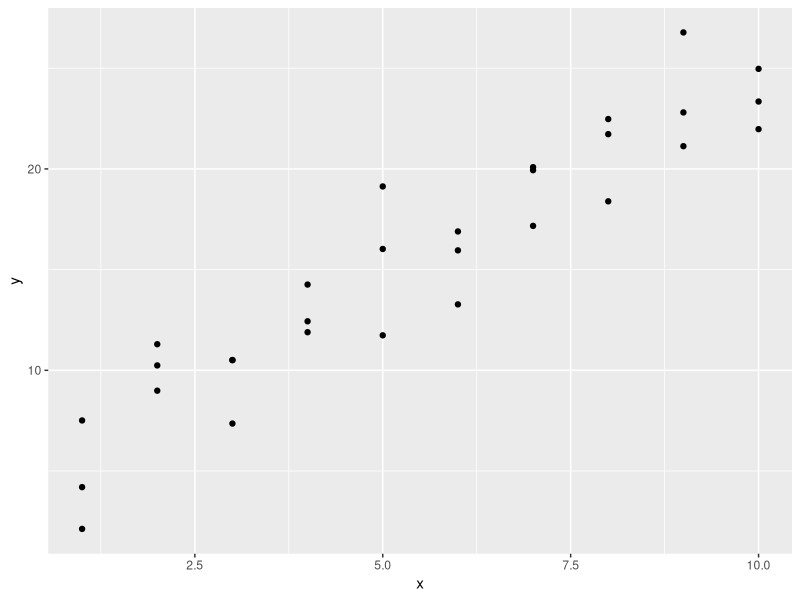
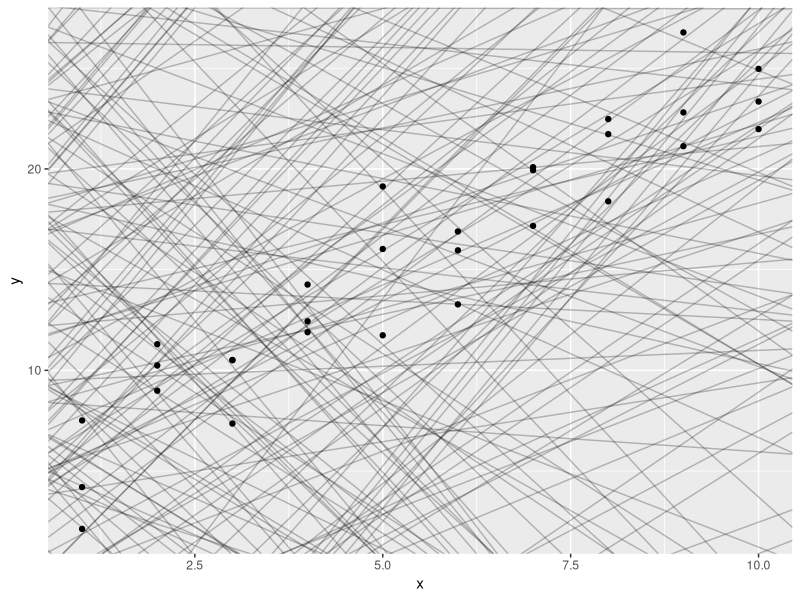
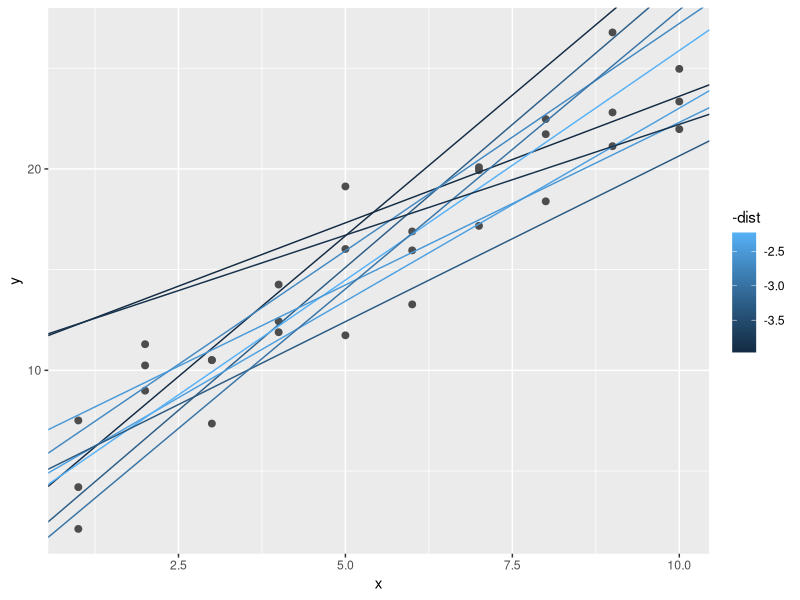
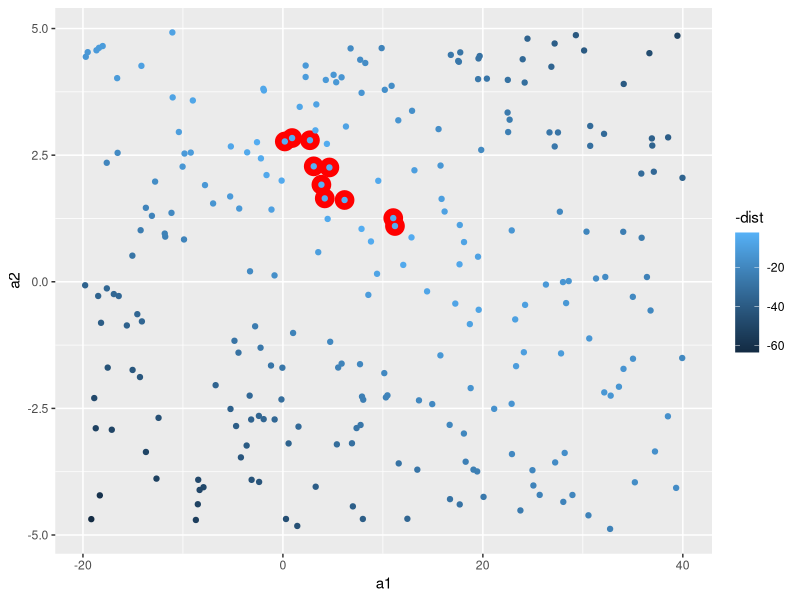
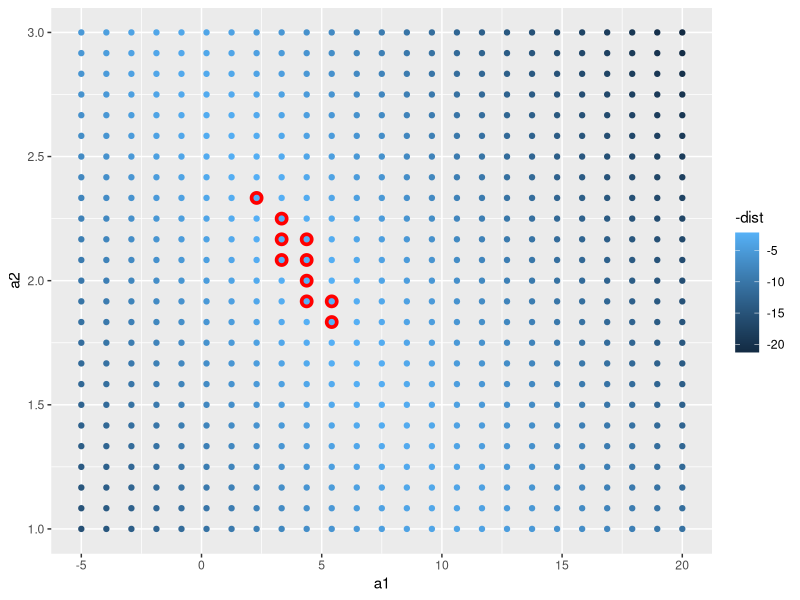
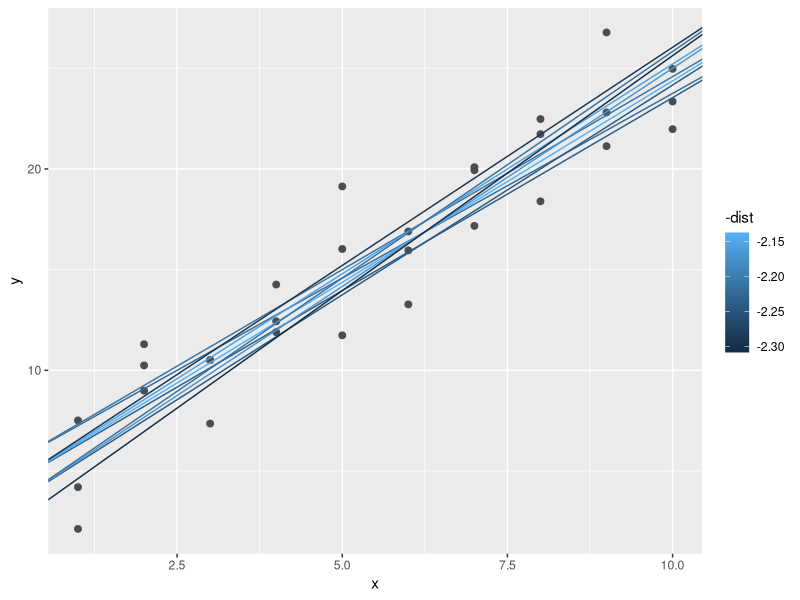
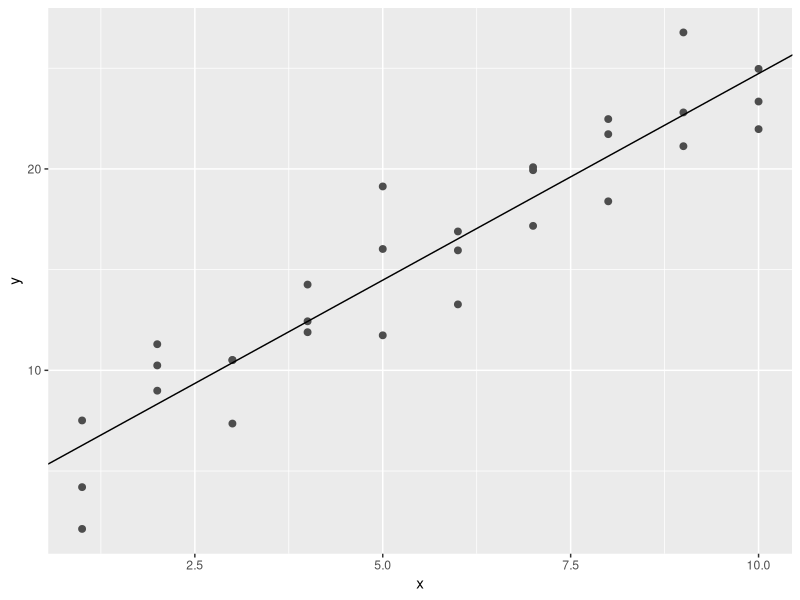
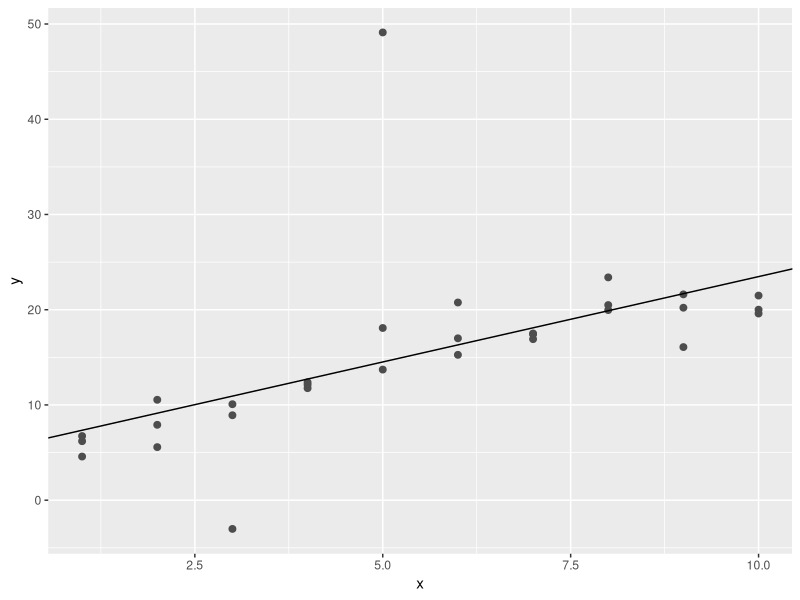

The R script that drew these images, in order: (Note: this script raises an error after producing the figures.)
# Model Basics with modelr

#we are going to use models to partition data into patterns and residuals(residuals represent the difference between observed values and predicted values)
#source Google: Example: If a regression model predicts a student's test score to be 85, and the actual score is 90, the residual is 5. This indicates the model underestimated the score by 5 points.

#strong patterns will hide subtler trends.
# there are two parts to a model:

## 1. first rule is to define a group of models that helps you to capture a pattern (a straight line or a quadratic curve)
### expressing this as an equation will be: 
### y = a_1 * x + a_2 or
### y - a_1 * x ^ a_2
#### x and y are variables from data
#### a_1 and a_2 are parameters to capture patterns

## 2. after this, you will fit the right model from a family of models.

## George Box quote " All models are wrong, but some are useful."

"The goal of a model is not to uncover truth, but to discover a simple approximation that is still useful."

library(tidyverse)

library(modelr)
options(na.action = na.warn)

# A simple model

ggplot(sim1, aes(x, y)) +
  geom_point()

#> we can see a strong pattern in the data.
#> the relationship looks linear: y = a_0 + a_1 * x
#> we can start by using geom_abline() which takes a slope and intercept as parameters

models <- tibble(
  a1 = runif( 250, -20, 40),
  a2 = runif(250, -5, 5)
)

ggplot(sim1, aes(x, y)) +
  geom_abline(
    aes(intercept = a1, slope = a2),
    data = models, alpha = 1/4
  ) +
  geom_point()

#there are way too many models on this plot, we need to find one that is closer to the data.
#to do that, we need to find the distance between each point and the model.

#creating a function, will help us compute the distance.

model1 <- function(a, data) {
  a[1] + data$x * a[2]
}
model1(c(7, 1.5), sim1)

#next, we need to compute an overall distance betweem the predicted and actual values (for exp, we can use root-mean-squared deviation)

measure_distance <- function(mod, data) {
  diff <- data$y - model1(mod, data)
  sqrt(mean(diff ^ 2))
}

measure_distance(c(7, 1.5), sim1)

#we need a helper function.

sim1_dist <- function(a1, a2) {
  measure_distance(c(a1, a2), sim1)
}

models <- models %>% 
  mutate(dist = purrr::map2_dbl(a1, a2, sim1_dist))
models

#next, we can overlay the 10 best models (the way it is shown to us in the graph - brightest colour is the best(smallest distance)).

ggplot(sim1, aes(x, y)) +
  geom_point(size = 2, color = "grey30") +
  geom_abline(
    aes(intercept = a1, slope = a2, colour = -dist),
    data = filter(models, rank(dist) <= 10)
  )

#in the next scatterplot, the red circles are the best models.

ggplot(models, aes(a1, a2)) +
  geom_point(
    data = filter(models, rank(dist) <= 10),
    size = 6, colour = "red"
  ) +
  geom_point(aes(colour = -dist))

#another option is to generate an evenly spaced grid of points (grid search)

grid <- expand.grid(
  a1 = seq(-5, 20, length = 25),
  a2 = seq(1, 3, length = 25)
) %>% 
  mutate(dist = purrr::map2_dbl(a1, a2, sim1_dist))

grid %>% 
  ggplot(aes(a1, a2)) +
  geom_point(
    data = filter(grid, rank(dist) <= 10),
    size = 4, colour = "red"
  ) +
  geom_point(aes(colour = -dist))

#now let's try and overlay the 10 models:

ggplot(sim1, aes(x, y)) +
  geom_point(size = 2, colour = "grey30") +
  geom_abline(
    aes(intercept = a1, slope = a2, colour = -dist),
    data = filter(grid, rank(dist) <= 10)
  )

#we can do this until we get a finer grid (best model), or we can use a tool named Newton-Raphson search.
#the way this works, is by choosing a starting point and look around for the steepest slope, until you can not go any lower.
#we can use optim() for this modeling:

best <- optim(c(0, 0), measure_distance, data = sim1)
best$par
best

ggplot(sim1, aes(x, y)) +
  geom_point(size = 2, colour = "grey30") +
  geom_abline(intercept = best$par[1], slope = best$par[2])

# you can find the best model if you can minimize the distance by modifying the parameters of the model and having a function that defines the distance between a model and a dataset.

#we can also use linear models, in a form of: y = a_1 + a_2 * x_1 + a_3 * x_2 + ... + a_n * x_(n - 1)

#this simple model is the same to a general linear model where n = 2 and x_1 = x

#lm() formulas look like y ~ x, which lm will translate to a function like y = a_1 + a_2 * x

sim1_mod <- lm(y ~ x, data = sim1)
coef(sim1_mod)
#similar results with optim()

#lm finds the closest model in a single step

# Exercises:

#1. One downside of the linear model is that it is sensitive to unusual values because the distance incorporates a squared term. Fit a linear model to the following simulated data, and visualize the results. Rerun a few times to generate different simulated datasets. What do you notice about the model?

sim1a <- tibble(
  x = rep(1:10, each = 3),
  y = x * 1.5 + 6 + rt(length(x), df = 2)
)

#2. One way to make linear odels more robust is to use a different distance measure. For example, instead of root-mean-squared distance, you could use mean-absolute distance:

measure_distance <- function(mod, data) {
  diff <- data$y - make_prediction(mod, data)
  mean(abs(diff))
}

#Use optim() to fit this model to the pervious simulated data and compare it to the linear model.

#3. One challenge with performing numerical optimization is that it's only guaranteeed to find one local optima. What's the problem with optimizing a three-parameter model like this?

model1 <- function(a, data) {
  a[1] + data$x * a[2] + a[3]
}

#Answers:

#1. 

sim1a <- tibble(
  x = rep(1:10, each = 3),
  y = x * 1.5 + 6 + rt(length(x), df = 2)
)

sim1a_modeling <- lm(y ~ x, data = sim1a)
sim1a_modeling
summary(sim1a_modeling)

ggplot(sim1a, aes(x, y)) +
  geom_point(size = 2, color = "grey30") +
  geom_abline(intercept = sim1a_modeling$coefficients[1], slope = sim1a_modeling$coefficients[2])

# We can notice that everytime we're generating different simulated datasets, by running the summary we can see a big difference at the distance between the fitted line and the data.
# These figures, for example min and max should be equally distributed around the line (or better said, to be approximately same distance to 0)
# The first quantile and the third quantile to be equal distance from zero. (the same goes for the median)

#Extras:
view(sim1a)

ggplot(sim1a, aes(x, y)) +
  geom_point()

ggplot(sim1a, aes(x, y)) +
  geom_point(size = 2, colour = "grey30") +
  geom_abline(
    aes(intercept = a1, slope = a2, color = -dist),
    data = filter(models, rank(dist) <= 10)
  )

coef(sim1a_modeling)

hist(resid(sim1a_modeling), nclass = 2)
boxplot(y ~ x, data = sim1a)

sum <- summary(sim1a_modeling)
sum$coefficients

#2.

make_prediction <- function(a, data) {
  a[1] + data$x * a[2]
}

measure_distance <- function(mod, data) {
  diff <- data$y - make_prediction(mod, data)
  mean(abs(diff))
}

optim_ver <- optim(c(0, 0), measure_distance, data = sim1a)
optim_ver$par

coef(sim1a_modeling)

#3.

sim1a <- tibble(
  x = rep(1:10, each = 3),
  y = x * 1.5 + 6 + rt(length(x), df = 2)
)

model1 <- function(a, data) {
  a[1] + data$x * a[2] + a[3]
}

measure_distance_test <- function(mod, data) {
  diff <- data$y - model1(mod, data)
  mean(abs(diff))
}
sim1a
optim_ver <- optim(c(0,0,0), measure_distance_test, data = sim1a)
optim_ver$par
?optim
#one challenge in optimizing a three-parameter model will be that we question if those parameters are related to each other.

#also, every time I run with the third parameter, as our data has got only 2 variables, it shows a significant amount in the difference between the 3 (this is also called sloppiness).


#Visualising Models

# in the following, we are going to understand a model by looking at its predictions.
# we can also see what the model doesn't capture (these residuals are useful because it allow us to use models to remove striking patterns - studying the remaining ones)


# Predictions

#using modelr::data_grid() to generate an evenly spaced grid

grid <- sim1 %>% 
  data_grid(x)
grid

# using modelr::add_predictions() to add the predictions from the model to a new column

grid <- grid %>% 
  add_predictions(sim1_mod)
grid

ggplot(sim1, aes(x)) +
  geom_point(aes(y = y)) +
  geom_line(
    aes(y = pred),
    data = grid,
    color = "red",
    size = 1
  )

# Residuals

#flip side of predictions

sim1 <- sim1 %>% 
  add_residuals(sim1_mod)
sim1

#here we can understand the spread of the residuals

ggplot(sim1, aes(resid)) +
  geom_freqpoly(binwidth = 0.5)

ggplot(sim1, aes(x, resid)) +
  geom_ref_line(h = 0) +
  geom_point()

# Exercises:

#1. Instead of using lm() to fit a straight line, you can use loess() to fit a smooth curve. Repeat the process of model fitting, grid generation, predictions, and visualisation on sim1 using loess() instead of lm(). How does the result compare to geom_smooth()?

#2. add_predictions() is paired with gather_predictions() and spread_predictions(). How do these three functions differ?

#3. What does geom_ref_line() do? What package does it come from? Why is displaying a reference line in plots showing residuals useful and important?

#4. Why might you want to look at a frequency polygon of absolute residuals? What are the pros and cons comapred to looking at the raw residuals?

# Answers:

#1.

sim1_modeling_loess <- loess(y ~ x, data = sim1)
sim1_modeling_loess

sim1_modeling_lm <- lm(y ~ x, data = sim1)
sim1_modeling_lm

sim1 <- sim1 %>% 
  add_residuals(sim1_modeling_lm) %>% 
  add_predictions(sim1_modeling_lm) %>% 
  add_residuals(sim1_modeling_loess) %>% 
  add_predictions(sim1_modeling_loess)

loess_plot <- ggplot(
  sim1, aes(x, y)) +
  geom_point() +
  geom_line(aes(x, pred), data = sim1, color = "green")
loess_plot

sim1_modeling_lm_resid <- sim1 %>% add_residuals(sim1_modeling_lm)
sim1_modeling_lm_resid

sim1_modeling_loess_resid <- sim1 %>% add_residuals(sim1_modeling_loess)
sim1_modeling_loess_resid

ggplot() +
  geom_freqpoly(data = sim1_modeling_lm_resid, aes(resid), color = "blue") +
  geom_freqpoly(data = sim1_modeling_loess_resid, aes(resid), color = "green")


#let's try geom_smooth()

loess_plot +
  geom_smooth(method = "loess", color = "red", se = FALSE)

#they're identical

#2.

?add_predictions
add_predictions(data, model, var = "pred", type = NULL)

spread_predictions(data, ..., type = NULL)

gather_predictions(data, ..., .pred = "pred", .model = "model", type = NULL)

#spread_predictions adds one column for each model. gather_predictions adds two columns .model and .pred, and repeats the input rows for each model.

#3.

help("geom_ref_line")
#Add a reference line (ggplot2).
#package modelr

#4.

ggplot() +
  geom_freqpoly(data = sim1_modeling_lm_resid, aes(abs(resid)), color = "blue")

# the difference between the 2 is that the absolute residuals removes the negative signs,
#I believe it is good to be used, in case our raw residual is wrong, and we can see how the prediction would look like differently.

#we can never see with the absolute residual if it is under or over fitted.


# Formulas and Model Families

#recap:
?facet_wrap
p <- ggplot(mpg, aes(displ, hwy)) + geom_point()
view(p)
p + facet_wrap(vars(class))

?facet_grid
p + facet_grid(rows = vars(drv))
?model_matrix() #can be used to see what R actually does, each column is associated with one coefficient in the model, the formula: y = a_1 * out1 + a_2 * out_2
model_matrix(mtcars, mpg ~ cyl)

#> the majority of modeling functions in R use a standard conversion from formulas to functions.
#> for example: y ~ x is similar to y = a_1 + a_2 * x

df <- tribble(
  ~y,  ~x1,  ~x2,
   4,    2,    5,
   5,    1,    6
)

model_matrix(df, y ~ x1)

#we can drop the column of 1 with:
model_matrix(df, y ~ x1 - 1)

model_matrix(df, y ~ x1 + x2)


# Categorical variables

#generating a function from a formula is easy when the predictor is continuous, but complicated when the predictor is categorical.

df <- tribble(
   ~ sex,    ~ response,
  "male",    1,
  "female",  2,
  "male",    1
)

model_matrix(df, response ~ sex)

ggplot(sim2) +
  geom_point(aes(x, y))

mod2 <- lm(y ~ x, data = sim2)

grid <- sim2 %>% 
  data_grid(x) %>% 
  add_predictions(mod2)
grid

#a model with a categorical x will predict the mean value for each category, because the mean minimizes the root-mean-squared distance.

#let's see this on the next graph, overlaying the predictions on top of the data:

ggplot(sim2, aes(x)) +
  geom_point(aes(y = y)) +
  geom_point(
    data = grid,
    aes(y = pred),
    color = "red",
    size = 4
  )

tibble(x = "e") %>% 
  add_predictions(mod2) #this wont work because our data hasn't got the variable e

# Interactions (Continuous and Categorical)

#let's see what happens when you combine a categorical and continuous variable, we are using sim3 for this simulation.

ggplot(sim3, aes(x1, y)) +
  geom_point(aes(colour = x2))

sim3

#there are 2 possible models that we can use:

mod1 <- lm(y ~ x1 + x2, data = sim3)
mod2 <- lm(y ~ x1 * x2, data = sim3)

# the PLUS in our equation, will make the model estimate each effect independent of all the others.
# we can us MULTIPLY (asterix) and in this case both the individual and interaction components are included in the model: y ~ x1 * x2 will be y = a_0 + a_1 * a1 + a_2 * a2 + a_12 * a1 * a2

#to visualise these models, we use two tricks:
?data_grid
data_grid(mtcars, vs, am) # To visualise a model, it is very useful to be able to generate an evenly spaced grid of points from the data. data_grid helps you do this by wrapping around tidyr::expand().

##> in our case, because we got 2 predictors x1 and x2, we need to give data_grid() both variables so it can generate all combinations between the 2.
##> now, to generate predictions for mod1 and mod2, we are using gather_predictions() (this will add as a row) - the complement is spread_predictions()
##> the result will be:
?gather_predictions

grid <- sim3 %>% 
  data_grid(x1, x2) %>% 
  gather_predictions(mod1, mod2)
grid

ggplot(sim3, aes(x1, y, colour = x2)) +
  geom_point() +
  geom_line(data = grid, aes(y = pred)) +
  facet_wrap(~ model)

#INFO! - the model that uses + has the same slope for each line, but different intercepts.
#      - the model that uses * has a different slope and intercept for each line.

#let's find out which model is better for this data:

sim3 <- sim3 %>% 
  gather_residuals(mod1, mod2)

ggplot(sim3, aes(x1, resid, colour = x2)) +
  geom_point() +
  facet_grid(model ~ x2)


# Interactions ( two continuous )
